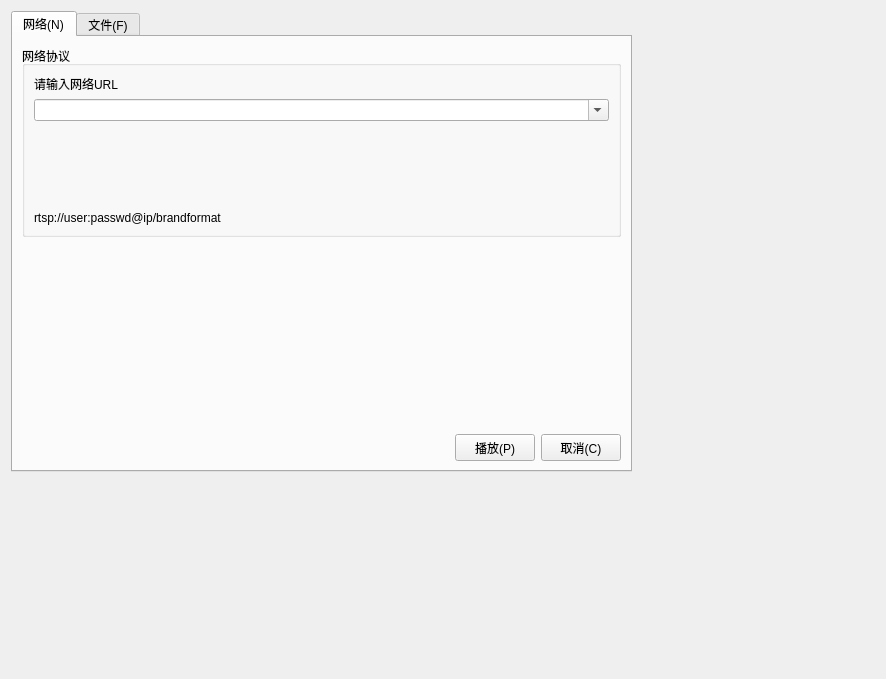
<?xml version="1.0" encoding="UTF-8"?>
<ui version="4.0">
 <class>OpenMediaWindow</class>
 <widget class="QWidget" name="OpenMediaWindow">
  <property name="geometry">
   <rect>
    <x>0</x>
    <y>0</y>
    <width>886</width>
    <height>679</height>
   </rect>
  </property>
  <property name="sizePolicy">
   <sizepolicy hsizetype="Fixed" vsizetype="Preferred">
    <horstretch>0</horstretch>
    <verstretch>0</verstretch>
   </sizepolicy>
  </property>
  <property name="windowTitle">
   <string>打开媒体</string>
  </property>
  <widget class="QTabWidget" name="tabWidget">
   <property name="geometry">
    <rect>
     <x>11</x>
     <y>11</y>
     <width>621</width>
     <height>461</height>
    </rect>
   </property>
   <property name="currentIndex">
    <number>0</number>
   </property>
   <widget class="QWidget" name="netTab">
    <attribute name="title">
     <string>网络(N)</string>
    </attribute>
    <layout class="QGridLayout" name="gridLayout">
     <item row="1" column="0">
      <widget class="QGroupBox" name="groupBox_2">
       <property name="title">
        <string>网络协议</string>
       </property>
       <layout class="QGridLayout" name="gridLayout_4">
        <item row="1" column="0">
         <widget class="QComboBox" name="comboBox">
          <property name="editable">
           <bool>true</bool>
          </property>
         </widget>
        </item>
        <item row="3" column="0">
         <widget class="QLabel" name="label">
          <property name="text">
           <string>rtsp://user:passwd@ip/brandformat</string>
          </property>
         </widget>
        </item>
        <item row="0" column="0">
         <widget class="QLabel" name="netUrlLabel">
          <property name="text">
           <string>请输入网络URL</string>
          </property>
         </widget>
        </item>
        <item row="2" column="0">
         <spacer name="verticalSpacer_3">
          <property name="orientation">
           <enum>Qt::Vertical</enum>
          </property>
          <property name="sizeHint" stdset="0">
           <size>
            <width>20</width>
            <height>40</height>
           </size>
          </property>
         </spacer>
        </item>
       </layout>
      </widget>
     </item>
     <item row="3" column="0">
      <layout class="QHBoxLayout" name="buttonHorizontalLayout">
       <item>
        <spacer name="horizontalSpacer">
         <property name="orientation">
          <enum>Qt::Horizontal</enum>
         </property>
         <property name="sizeHint" stdset="0">
          <size>
           <width>40</width>
           <height>20</height>
          </size>
         </property>
        </spacer>
       </item>
       <item>
        <widget class="QPushButton" name="playUrlPushButton">
         <property name="sizePolicy">
          <sizepolicy hsizetype="Fixed" vsizetype="Fixed">
           <horstretch>0</horstretch>
           <verstretch>0</verstretch>
          </sizepolicy>
         </property>
         <property name="minimumSize">
          <size>
           <width>0</width>
           <height>27</height>
          </size>
         </property>
         <property name="maximumSize">
          <size>
           <width>16777215</width>
           <height>27</height>
          </size>
         </property>
         <property name="text">
          <string>播放(P)</string>
         </property>
        </widget>
       </item>
       <item>
        <widget class="QPushButton" name="cancelUrlPushButton">
         <property name="sizePolicy">
          <sizepolicy hsizetype="Fixed" vsizetype="Preferred">
           <horstretch>0</horstretch>
           <verstretch>0</verstretch>
          </sizepolicy>
         </property>
         <property name="minimumSize">
          <size>
           <width>0</width>
           <height>27</height>
          </size>
         </property>
         <property name="maximumSize">
          <size>
           <width>16777215</width>
           <height>27</height>
          </size>
         </property>
         <property name="text">
          <string>取消(C)</string>
         </property>
        </widget>
       </item>
      </layout>
     </item>
     <item row="2" column="0">
      <spacer name="verticalSpacer">
       <property name="orientation">
        <enum>Qt::Vertical</enum>
       </property>
       <property name="sizeHint" stdset="0">
        <size>
         <width>20</width>
         <height>40</height>
        </size>
       </property>
      </spacer>
     </item>
    </layout>
   </widget>
   <widget class="QWidget" name="fileTab">
    <attribute name="title">
     <string>文件(F)</string>
    </attribute>
    <layout class="QGridLayout" name="gridLayout_2">
     <item row="0" column="0">
      <layout class="QGridLayout" name="inputGridLayout"/>
     </item>
     <item row="2" column="1">
      <layout class="QHBoxLayout" name="buttonHorizontalLayout_2">
       <item>
        <spacer name="horizontalSpacer_2">
         <property name="orientation">
          <enum>Qt::Horizontal</enum>
         </property>
         <property name="sizeHint" stdset="0">
          <size>
           <width>40</width>
           <height>20</height>
          </size>
         </property>
        </spacer>
       </item>
       <item>
        <widget class="QPushButton" name="playFilePushButton">
         <property name="sizePolicy">
          <sizepolicy hsizetype="Fixed" vsizetype="Fixed">
           <horstretch>0</horstretch>
           <verstretch>0</verstretch>
          </sizepolicy>
         </property>
         <property name="minimumSize">
          <size>
           <width>0</width>
           <height>27</height>
          </size>
         </property>
         <property name="maximumSize">
          <size>
           <width>16777215</width>
           <height>27</height>
          </size>
         </property>
         <property name="text">
          <string>播放(P)</string>
         </property>
        </widget>
       </item>
       <item>
        <widget class="QPushButton" name="cancelFilePushButton">
         <property name="sizePolicy">
          <sizepolicy hsizetype="Fixed" vsizetype="Fixed">
           <horstretch>0</horstretch>
           <verstretch>0</verstretch>
          </sizepolicy>
         </property>
         <property name="minimumSize">
          <size>
           <width>0</width>
           <height>27</height>
          </size>
         </property>
         <property name="maximumSize">
          <size>
           <width>16777215</width>
           <height>27</height>
          </size>
         </property>
         <property name="text">
          <string>取消(C)</string>
         </property>
        </widget>
       </item>
      </layout>
     </item>
     <item row="0" column="1">
      <widget class="QGroupBox" name="groupBox">
       <property name="title">
        <string>选择文件</string>
       </property>
       <layout class="QGridLayout" name="gridLayout_3">
        <item row="1" column="1">
         <widget class="QPushButton" name="delPushButton">
          <property name="sizePolicy">
           <sizepolicy hsizetype="Fixed" vsizetype="Fixed">
            <horstretch>0</horstretch>
            <verstretch>0</verstretch>
           </sizepolicy>
          </property>
          <property name="text">
           <string>移除</string>
          </property>
         </widget>
        </item>
        <item row="0" column="0" rowspan="2">
         <widget class="QListView" name="fileListView"/>
        </item>
        <item row="0" column="1">
         <widget class="QPushButton" name="addPushButton">
          <property name="sizePolicy">
           <sizepolicy hsizetype="Fixed" vsizetype="Fixed">
            <horstretch>0</horstretch>
            <verstretch>0</verstretch>
           </sizepolicy>
          </property>
          <property name="text">
           <string>添加</string>
          </property>
         </widget>
        </item>
       </layout>
      </widget>
     </item>
     <item row="1" column="1">
      <spacer name="verticalSpacer_2">
       <property name="orientation">
        <enum>Qt::Vertical</enum>
       </property>
       <property name="sizeHint" stdset="0">
        <size>
         <width>20</width>
         <height>40</height>
        </size>
       </property>
      </spacer>
     </item>
    </layout>
   </widget>
  </widget>
 </widget>
 <resources/>
 <connections/>
</ui>
